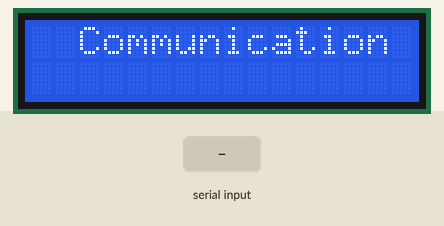
A sketch run on a simulated Arduino Uno, built with avr-gcc and run on an emulated ATmega328P. Parts: 16×2 character LCD. The inputs (shaded band) are chosen by the test bench.

Above: at 2.6 s.
6.3 s: "1" received over Serial
At 6.8 s:
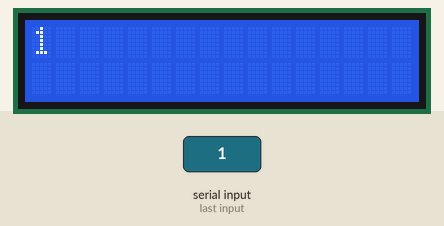
7.8 s: "0" received over Serial
At 9.0 s:
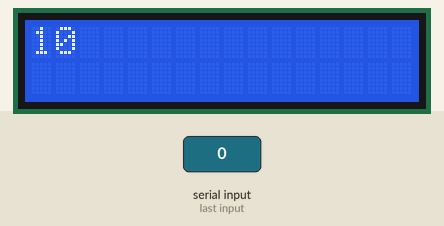
9.3 s: "2" received over Serial
At 10.3 s:
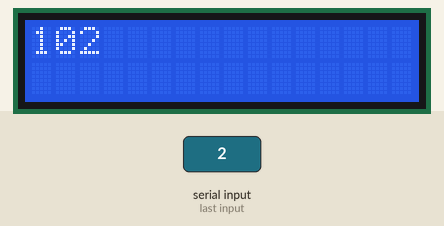
Timing chart, 0 to 12.3 s (numbered marks = the images above; inputs shaded):
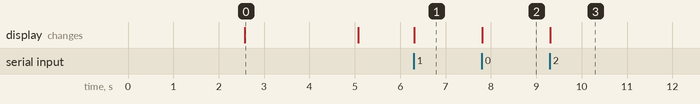

Measured:
- after the input at 6.3 s, the display: changes at once (image 1)
- after the input at 7.8 s, the display: changes at once (image 2)
- after the input at 9.3 s, the display: changes at once (image 3)
- what the display in image 0 shows lasts 2.5 s, from 2.6 s to 5.1 s

The sketch:

Receiver.ino
```cpp
#include <LiquidCrystal.h>
#include <stdio.h>
#include <string.h>

LiquidCrystal lcd(6, 7, 5, 4, 3, 2);


int relay_bulb = 9;
int relay_fan  = 8;


char gchr='x';

int sti=0;
String inputString = "";         // a string to hold incoming data
boolean stringComplete = false;  // whether the string is complete


void setup()
{
    Serial.begin(1200);
    serialEvent();


//12.  LIFI based under water communication
    lcd.begin(16, 2);
    lcd.clear();
    lcd.print("    LIFI Based");
    lcd.setCursor(0,1);
    lcd.print(" Under Water ");
    delay(2500);

    lcd.clear();
    lcd.print("  Communication ");
    delay(2500);
    lcd.clear();
  serialEvent();
}

void loop()
{
 ;
}

int cntlm=0;

void serialEvent()
{
   while(Serial.available())
        {
         char inChar = (char)Serial.read();
          cntlm++;

          gchr = inChar;
          if(cntlm == 16)
            {
              lcd.setCursor(0,1);
            }
          if(cntlm == 32)
            {
              lcd.clear();
            }

          lcd.write(gchr);

        }
}


void converts(unsigned int value)
{
  unsigned int a,b,c,d,e,f,g,h;

      a=value/10000;
      b=value%10000;
      c=b/1000;
      d=b%1000;
      e=d/100;
      f=d%100;
      g=f/10;
      h=f%10;


      a=a|0x30;
      c=c|0x30;
      e=e|0x30;
      g=g|0x30;
      h=h|0x30;


   Serial.write(a);
   Serial.write(c);
   Serial.write(e);
   Serial.write(g);
   Serial.write(h);
}

void convertl(unsigned int value)
{
  unsigned int a,b,c,d,e,f,g,h;

      a=value/10000;
      b=value%10000;
      c=b/1000;
      d=b%1000;
      e=d/100;
      f=d%100;
      g=f/10;
      h=f%10;


      a=a|0x30;
      c=c|0x30;
      e=e|0x30;
      g=g|0x30;
      h=h|0x30;


   lcd.write(a);
   lcd.write(c);
   lcd.write(e);
   lcd.write(g);
   lcd.write(h);
}
```
